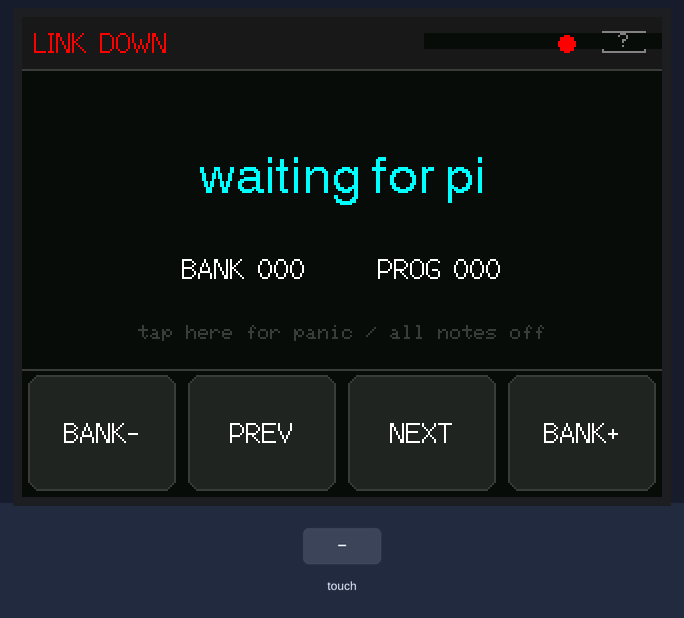
Simulated run of this program. Board: ESP32. Shown: 320×240 colour display. The inputs (shaded band) are chosen by the test bench. What the program prints to the serial monitor is not drawn.

Above: at 1.5 s.
1.6 s: touch panel pressed at 13 % / 30 % of its raw x / y range
At 2.4 s:
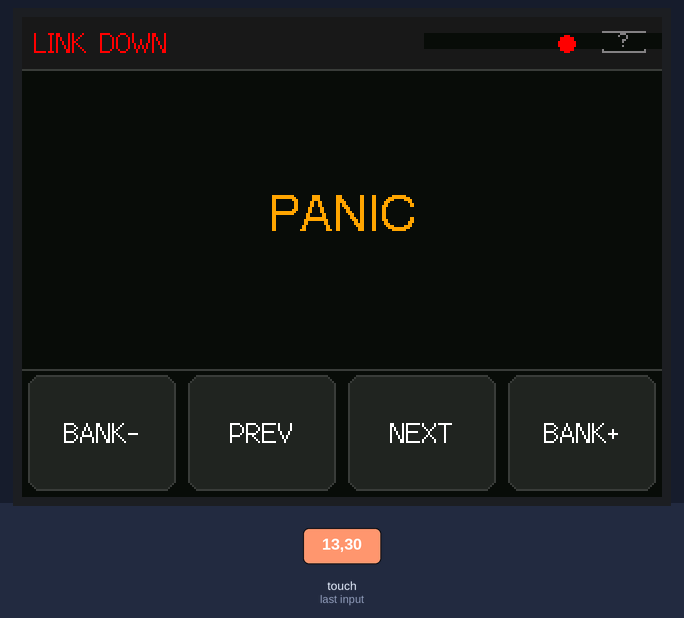
4.1 s: touch panel pressed at 13 % / 90 % of its raw x / y range
At 4.18 s:
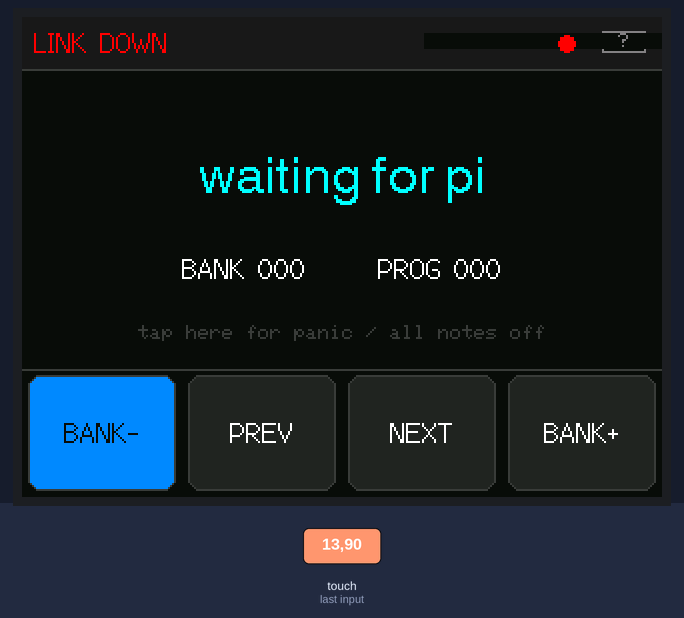
5.7 s: touch panel pressed at 38 % / 90 % of its raw x / y range
At 5.78 s:
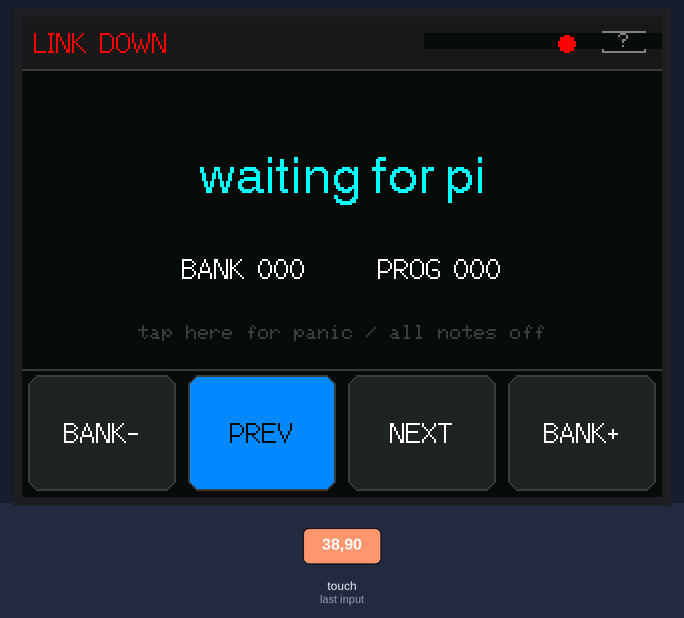
7.3 s: touch panel pressed at 62 % / 90 % of its raw x / y range
At 7.38 s:
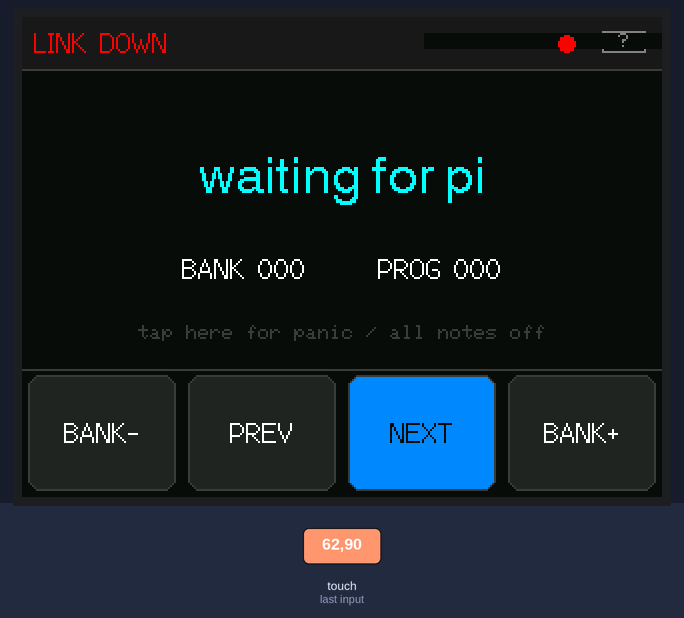
8.9 s: touch panel pressed at 87 % / 90 % of its raw x / y range
At 8.98 s:
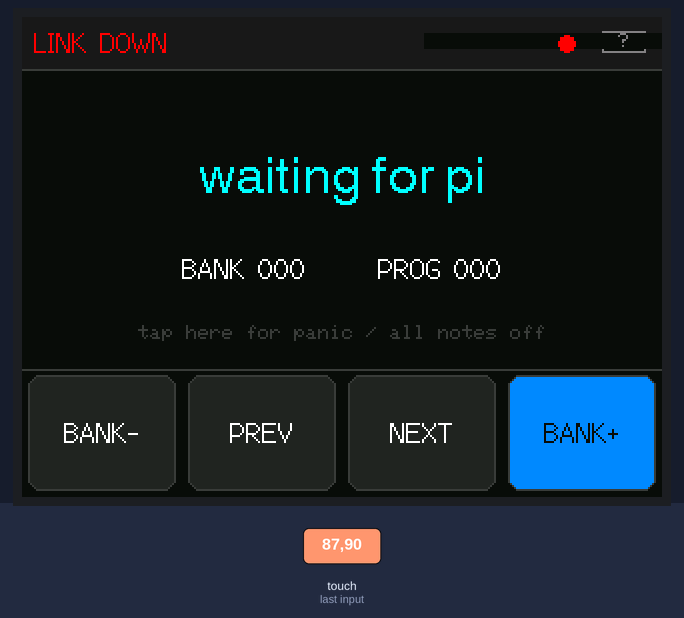
Timing chart, 0 to 11.9 s (numbered marks = the images above; inputs shaded):
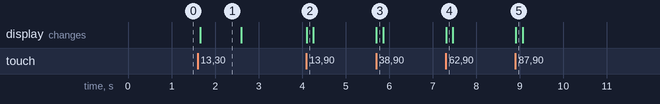

The program:

main.cpp
```cpp
// ---------------------------------------------------------------------------
// midi-patch-display
//
// A CYD (ESP32-2432S028R) acting as the front panel for a headless FluidSynth
// rig on a Raspberry Pi. One USB cable carries power and data. The ESP32 radio
// is never started.
//
// Protocol: newline-delimited JSON, both directions.
//   Pi  -> CYD  {"t":"state","bank":0,"prog":4,"name":"Rhodes","sf":"FluidR3",
//                "batt":78,"midi":true}
//   Pi  -> CYD  {"t":"act"}                       MIDI activity blink
//   Pi  -> CYD  {"t":"toast","msg":"PANIC"}
//   CYD -> Pi   {"t":"hello","fw":"1.0.0"}
//   CYD -> Pi   {"t":"cmd","action":"patch_next"}
// ---------------------------------------------------------------------------

#include <Arduino.h>
#include <TFT_eSPI.h>
#include <XPT2046_Touchscreen.h>
#include <ArduinoJson.h>

#include "config.h"
#include "ui.h"

static TFT_eSPI tft;
static SPIClass touchSPI(VSPI);
static XPT2046_Touchscreen ts(PIN_TOUCH_CS, PIN_TOUCH_IRQ);

static PatchState state;

static char     rxBuf[512];
static size_t   rxLen = 0;

static uint32_t lastStateMs = 0;
static uint32_t lastHelloMs = 0;
static uint32_t lastTouchMs = 0;
static bool     backlightDim = false;
static bool     calMode = false;

// press tracking
static int      heldBtn      = BTN_NONE;
static uint32_t heldSinceMs  = 0;
static uint32_t lastFireMs   = 0;

// ---------------------------------------------------------------------------

static void setBacklight(uint8_t level) {
    ledcWrite(BL_PWM_CHANNEL, level);
}

static void wakeBacklight() {
    lastTouchMs = millis();
    if (backlightDim) {
        backlightDim = false;
        setBacklight(BL_LEVEL_FULL);
    }
}

static void sendCmd(const char *action) {
    JsonDocument d;
    d["t"] = "cmd";
    d["action"] = action;
    serializeJson(d, Serial);
    Serial.println();
}

static void sendHello() {
    JsonDocument d;
    d["t"] = "hello";
    d["fw"] = FW_VERSION;
    serializeJson(d, Serial);
    Serial.println();
    lastHelloMs = millis();
}

// ---------------------------------------------------------------------------

static void handleLine(const char *line) {
    JsonDocument d;
    if (deserializeJson(d, line)) return;      // ignore malformed frames

    const char *t = d["t"] | "";

    if (!strcmp(t, "state")) {
        int  oldBank = state.bank, oldProg = state.prog;
        state.bank = d["bank"] | -1;
        state.prog = d["prog"] | -1;
        state.batt = d["batt"] | -1;
        state.midi = d["midi"] | false;
        strncpy(state.name, d["name"] | "", sizeof(state.name) - 1);
        state.name[sizeof(state.name) - 1] = '\0';
        strncpy(state.sf, d["sf"] | "", sizeof(state.sf) - 1);
        state.sf[sizeof(state.sf) - 1] = '\0';
        state.linked = true;
        lastStateMs = millis();
        // A patch change from the keyboard should light the screen back up.
        if (state.bank != oldBank || state.prog != oldProg) wakeBacklight();
        uiRender(state, false);
    }
    else if (!strcmp(t, "act")) {
        uiMidiActivity();
        lastStateMs = millis();
    }
    else if (!strcmp(t, "toast")) {
        uiToast(d["msg"] | "");
        wakeBacklight();
    }
}

static void pollSerial() {
    while (Serial.available()) {
        char c = (char)Serial.read();
        if (c == '\n' || c == '\r') {
            if (rxLen) {
                rxBuf[rxLen] = '\0';
                if (!strncmp(rxBuf, "cal", 3)) {
                    calMode = !calMode;
                    Serial.printf("# calibration mode %s\n", calMode ? "ON" : "OFF");
                } else {
                    handleLine(rxBuf);
                }
                rxLen = 0;
            }
        } else if (rxLen < sizeof(rxBuf) - 1) {
            rxBuf[rxLen++] = c;
        } else {
            rxLen = 0;   // overlong line, resynchronise
        }
    }
}

// ---------------------------------------------------------------------------

static bool readTouch(int &sx, int &sy) {
    if (!ts.touched()) return false;
    TS_Point p = ts.getPoint();

    int rx = p.x, ry = p.y;
#if TOUCH_SWAP_XY
    int tmp = rx; rx = ry; ry = tmp;
#endif
    sx = map(rx, TS_RAW_MINX, TS_RAW_MAXX, 0, 320);
    sy = map(ry, TS_RAW_MINY, TS_RAW_MAXY, 0, 240);
#if TOUCH_INVERT_X
    sx = 320 - sx;
#endif
#if TOUCH_INVERT_Y
    sy = 240 - sy;
#endif
    sx = constrain(sx, 0, 319);
    sy = constrain(sy, 0, 239);

    if (calMode) {
        Serial.printf("# raw x=%4d y=%4d z=%4d  ->  screen x=%3d y=%3d\n",
                      p.x, p.y, p.z, sx, sy);
    }
    return true;
}

static void fireButton(int btn) {
    switch (btn) {
        case BTN_BANK_DN: sendCmd("bank_prev");  break;
        case BTN_PREV:    sendCmd("patch_prev"); break;
        case BTN_NEXT:    sendCmd("patch_next"); break;
        case BTN_BANK_UP: sendCmd("bank_next");  break;
        case BTN_PANIC:   sendCmd("panic"); uiToast("PANIC"); break;
        default: break;
    }
}

static void pollTouch() {
    int sx, sy;
    bool down = readTouch(sx, sy);
    uint32_t now = millis();

    if (down) {
        int btn = uiHitTest(sx, sy);

        if (calMode && heldBtn == BTN_NONE) {
            static const char *NAMES[] = { "BANK-", "PREV", "NEXT", "BANK+", "PANIC" };
            Serial.printf("#   -> zone %d (%s)\n", btn,
                          (btn >= 0 && btn <= 4) ? NAMES[btn] : "none");
        }

        if (heldBtn == BTN_NONE && btn != BTN_NONE) {
            if (now - lastFireMs < TOUCH_DEBOUNCE_MS) return;
            heldBtn     = btn;
            heldSinceMs = now;
            lastFireMs  = now;
            wakeBacklight();
            if (btn <= 3) uiPress(btn, true);
            fireButton(btn);
        }
        else if (heldBtn != BTN_NONE && heldBtn <= 3 && btn == heldBtn) {
            // auto-repeat while a transport button is held down
            if (now - heldSinceMs > TOUCH_REPEAT_MS &&
                now - lastFireMs  > TOUCH_REPEAT_MS) {
                lastFireMs = now;
                fireButton(heldBtn);
            }
        }
    } else if (heldBtn != BTN_NONE) {
        if (heldBtn <= 3) uiPress(heldBtn, false);
        heldBtn = BTN_NONE;
    }
}

// ---------------------------------------------------------------------------

void setup() {
    Serial.begin(SERIAL_BAUD);

    ledcSetup(BL_PWM_CHANNEL, BL_PWM_FREQ, BL_PWM_BITS);
    ledcAttachPin(PIN_BACKLIGHT, BL_PWM_CHANNEL);
    setBacklight(BL_LEVEL_FULL);

    tft.init();
    tft.setRotation(SCREEN_ROTATION);

    touchSPI.begin(PIN_TOUCH_CLK, PIN_TOUCH_MISO, PIN_TOUCH_MOSI, PIN_TOUCH_CS);
    ts.begin(touchSPI);
    ts.setRotation(SCREEN_ROTATION);

    uiBegin(&tft);
    strncpy(state.name, "waiting for pi", sizeof(state.name) - 1);
    uiRender(state, true);

    lastTouchMs = millis();
    sendHello();
}

void loop() {
    pollSerial();
    pollTouch();

    uint32_t now = millis();

    // Link watchdog - no frames from the bridge means it died or was unplugged.
    if (state.linked && now - lastStateMs > LINK_TIMEOUT_MS) {
        state.linked = false;
        uiRender(state, false);
    }
    if (!state.linked && now - lastHelloMs > HELLO_RETRY_MS) {
        sendHello();
    }

    // Idle dimming - this shares the Pi's battery, so it matters.
#if BL_IDLE_MS > 0
    if (!backlightDim && now - lastTouchMs > BL_IDLE_MS) {
        backlightDim = true;
        setBacklight(BL_LEVEL_DIM);
    }
#endif

    uiTick(state);
    delay(5);
}
```

ui.cpp
```cpp
#include "ui.h"
#include "config.h"

// ---- palette (RGB565) -----------------------------------------------------
#define C_BG      0x0861
#define C_BAR     0x18C3
#define C_TEXT    0xFFFF
#define C_DIM     0x8410
#define C_ACCENT  0x07FF
#define C_WARN    0xFD20
#define C_BAD     0xF800
#define C_OK      0x07E0
#define C_BTN     0x2124
#define C_BTN_DN  0x045F
#define C_LINE    0x39E7

// ---- layout ---------------------------------------------------------------
#define SCR_W     320
#define SCR_H     240
#define BAR_H     26
#define BTN_Y     176
#define BTN_H     (SCR_H - BTN_Y)
#define BTN_W     (SCR_W / 4)

static TFT_eSPI  *g = nullptr;
static PatchState prev;
static bool       primed = false;

static uint32_t   toastUntil = 0;
static char       toastMsg[28] = "";
static uint32_t   midiBlinkUntil = 0;
static bool       midiDotLit = false;

static const char *BTN_LABEL[4] = { "BANK-", "PREV", "NEXT", "BANK+" };

// ---------------------------------------------------------------------------

static void drawButton(int i, bool down) {
    int x = i * BTN_W;
    g->fillRoundRect(x + 3, BTN_Y + 3, BTN_W - 6, BTN_H - 6, 6,
                     down ? C_BTN_DN : C_BTN);
    g->drawRoundRect(x + 3, BTN_Y + 3, BTN_W - 6, BTN_H - 6, 6, C_LINE);
    g->setTextDatum(MC_DATUM);
    g->setTextColor(down ? C_BG : C_TEXT, down ? C_BTN_DN : C_BTN);
    g->setTextPadding(0);
    g->drawString(BTN_LABEL[i], x + BTN_W / 2, BTN_Y + BTN_H / 2, 2);
}

static void drawBatteryIcon(int x, int y, int pct) {
    // 22x11 body with a 2px nub on the right
    g->drawRect(x, y, 22, 11, C_DIM);
    g->fillRect(x + 22, y + 3, 2, 5, C_DIM);
    g->fillRect(x + 1, y + 1, 20, 9, C_BG);
    if (pct < 0) {
        g->setTextDatum(MC_DATUM);
        g->setTextColor(C_DIM, C_BG);
        g->drawString("?", x + 11, y + 5, 1);
        return;
    }
    int fill = (pct * 20) / 100;
    if (fill < 0)  fill = 0;
    if (fill > 20) fill = 20;
    uint16_t c = (pct <= 15) ? C_BAD : (pct <= 35) ? C_WARN : C_OK;
    if (fill > 0) g->fillRect(x + 1, y + 1, fill, 9, c);
}

static void renderBar(const PatchState &s, bool force) {
    bool sfChanged   = force || strcmp(s.sf, prev.sf) != 0;
    bool battChanged = force || s.batt != prev.batt;
    bool linkChanged = force || s.linked != prev.linked;

    if (force) g->fillRect(0, 0, SCR_W, BAR_H, C_BAR);

    if (sfChanged || linkChanged) {
        g->setTextDatum(ML_DATUM);
        g->setTextColor(s.linked ? C_DIM : C_BAD, C_BAR);
        g->setTextPadding(200);
        g->drawString(s.linked ? (s.sf[0] ? s.sf : "no soundfont") : "LINK DOWN",
                      6, BAR_H / 2, 2);
    }
    if (battChanged || force) {
        drawBatteryIcon(SCR_W - 30, (BAR_H - 11) / 2, s.batt);
    }
}

static void renderMidiDot(const PatchState &s, bool force) {
    bool lit = (millis() < midiBlinkUntil);
    if (!force && lit == midiDotLit) return;
    midiDotLit = lit;
    uint16_t c = !s.midi ? C_BAD : (lit ? C_ACCENT : C_LINE);
    g->fillCircle(SCR_W - 48, BAR_H / 2, 4, c);
}

static void renderMain(const PatchState &s, bool force) {
    if (millis() < toastUntil) return;   // toast owns the area right now

    bool nameChanged = force || strcmp(s.name, prev.name) != 0;
    bool numChanged  = force || s.bank != prev.bank || s.prog != prev.prog;

    if (nameChanged) {
        // Shrink to the smaller font if a long preset name would overflow.
        uint8_t font = 4;
        if (g->textWidth(s.name, 4) > SCR_W - 16) font = 2;
        g->setTextDatum(MC_DATUM);
        g->setTextColor(C_ACCENT, C_BG);
        g->setTextPadding(SCR_W);
        // Clear both possible font heights so a font switch leaves no residue.
        g->fillRect(0, 62, SCR_W, 40, C_BG);
        g->drawString(s.name[0] ? s.name : "-", SCR_W / 2, 82, font);
    }

    if (numChanged) {
        char buf[40];
        snprintf(buf, sizeof(buf), "BANK %03d      PROG %03d",
                 s.bank < 0 ? 0 : s.bank, s.prog < 0 ? 0 : s.prog);
        g->setTextDatum(MC_DATUM);
        g->setTextColor(C_TEXT, C_BG);
        g->setTextPadding(SCR_W);
        g->drawString(buf, SCR_W / 2, 126, 2);
    }

    if (force) {
        g->setTextDatum(MC_DATUM);
        g->setTextColor(C_LINE, C_BG);
        g->setTextPadding(SCR_W);
        g->drawString("tap here for panic / all notes off", SCR_W / 2, 158, 1);
    }
}

// ---------------------------------------------------------------------------

void uiBegin(TFT_eSPI *tft) {
    g = tft;
    g->fillScreen(C_BG);
    g->fillRect(0, 0, SCR_W, BAR_H, C_BAR);
    g->drawFastHLine(0, BAR_H, SCR_W, C_LINE);
    g->drawFastHLine(0, BTN_Y, SCR_W, C_LINE);
    for (int i = 0; i < 4; i++) drawButton(i, false);
    primed = false;
}

void uiRender(const PatchState &s, bool force) {
    if (!g) return;
    if (!primed) { force = true; primed = true; }
    renderBar(s, force);
    renderMidiDot(s, force);
    renderMain(s, force);
    prev = s;
}

void uiPress(int btn, bool down) {
    if (!g || btn < 0 || btn > 3) return;
    drawButton(btn, down);
}

void uiToast(const char *msg) {
    if (!g) return;
    strncpy(toastMsg, msg, sizeof(toastMsg) - 1);
    toastMsg[sizeof(toastMsg) - 1] = '\0';
    toastUntil = millis() + 900;
    g->fillRect(0, BAR_H + 1, SCR_W, BTN_Y - BAR_H - 1, C_BG);
    g->setTextDatum(MC_DATUM);
    g->setTextColor(C_WARN, C_BG);
    g->setTextPadding(SCR_W);
    g->drawString(toastMsg, SCR_W / 2, (BAR_H + BTN_Y) / 2, 4);
}

void uiMidiActivity() {
    midiBlinkUntil = millis() + 120;
}

void uiTick(const PatchState &s) {
    if (!g) return;
    // Repaint the main area the moment a toast expires.
    if (toastUntil && millis() >= toastUntil) {
        toastUntil = 0;
        g->fillRect(0, BAR_H + 1, SCR_W, BTN_Y - BAR_H - 1, C_BG);
        uiRender(s, true);
        return;
    }
    renderMidiDot(s, false);
}

int uiHitTest(int x, int y) {
    if (x < 0 || x >= SCR_W || y < 0 || y >= SCR_H) return BTN_NONE;
    if (y >= BTN_Y) {
        int i = x / BTN_W;
        return (i < 0) ? BTN_NONE : (i > 3 ? 3 : i);
    }
    if (y > BAR_H) return BTN_PANIC;
    return BTN_NONE;
}
```

ui.h
```cpp
#pragma once
#include <Arduino.h>
#include <TFT_eSPI.h>

// Everything the screen knows about the rig. Populated from "state" frames
// sent by the Pi bridge.
struct PatchState {
    int  bank   = -1;
    int  prog   = -1;
    int  batt   = -1;       // -1 = unknown / no battery module
    bool midi   = false;    // keyboard port present
    bool linked = false;    // bridge heartbeat is alive
    char name[40] = "";
    char sf[28]   = "";
};

enum ButtonId {
    BTN_NONE    = -1,
    BTN_BANK_DN = 0,
    BTN_PREV    = 1,
    BTN_NEXT    = 2,
    BTN_BANK_UP = 3,
    BTN_PANIC   = 4     // the big centre area
};

void uiBegin(TFT_eSPI *tft);
void uiRender(const PatchState &s, bool force);
void uiPress(int btn, bool down);
void uiToast(const char *msg);
void uiMidiActivity();
void uiTick(const PatchState &s);
int  uiHitTest(int x, int y);
```

config.h
```cpp
#pragma once

// ---------------------------------------------------------------------------
// CYD (ESP32-2432S028R) hardware map
//
// Display pins live in platformio.ini as TFT_eSPI build flags. The XPT2046
// touch controller sits on a *second* SPI bus, which is why it is declared
// here rather than there.
// ---------------------------------------------------------------------------

#define PIN_TOUCH_CLK    25
#define PIN_TOUCH_MOSI   32
#define PIN_TOUCH_MISO   39
#define PIN_TOUCH_CS     33
#define PIN_TOUCH_IRQ    36

#define PIN_BACKLIGHT    21
#define BL_PWM_CHANNEL   0
#define BL_PWM_FREQ      5000
#define BL_PWM_BITS      8

// 1 = landscape, 3 = landscape rotated 180. The stock demo booted as
// LANDSCAPE_INVERTED, so flip to 3 if yours comes up upside down.
#define SCREEN_ROTATION  1

// ---------------------------------------------------------------------------
// Touch calibration
//
// Raw XPT2046 corner values. These vary panel to panel. Send "cal" over serial
// to enter calibration mode - it prints raw x/y for every touch so you can
// read off your own corners.
// ---------------------------------------------------------------------------
#define TS_RAW_MINX      200
#define TS_RAW_MAXX      3700
#define TS_RAW_MINY      240
#define TS_RAW_MAXY      3800

#define TOUCH_DEBOUNCE_MS   180
#define TOUCH_REPEAT_MS     420   // hold a bank/patch button to auto-repeat

// ---------------------------------------------------------------------------
// Link + power
// ---------------------------------------------------------------------------
#define SERIAL_BAUD         115200
#define FW_VERSION          "1.0.0"

// No state frame from the Pi for this long -> treat the link as down.
#define LINK_TIMEOUT_MS     6000UL

// Backlight levels (0-255) and idle dimming. This runs off the same battery as
// the Pi, so dimming is a real power saving, not a nicety.
#define BL_LEVEL_FULL       255
#define BL_LEVEL_DIM        30
#define BL_IDLE_MS          120000UL   // 0 disables idle dimming

#define HELLO_RETRY_MS      2000UL

// ---------------------------------------------------------------------------
// Touch axis orientation
//
// If touches land in the wrong place after you have set the raw ranges above,
// flip these rather than editing code. Work through them in order: swap first,
// then the inversions.
// ---------------------------------------------------------------------------
#define TOUCH_SWAP_XY    0
#define TOUCH_INVERT_X   0
#define TOUCH_INVERT_Y   0
```

Measured:
- after the input at 1.6 s, the display: changes after 0.06 s (image 1)
- after the input at 4.1 s, the display: changes at once (image 2)
- after the input at 5.7 s, the display: changes at once (image 3)
- after the input at 7.3 s, the display: changes at once (image 4)
- after the input at 8.9 s, the display: changes at once (image 5)
- what the display in image 1 shows lasts 0.9 s, from 1.7 s to 2.6 s
